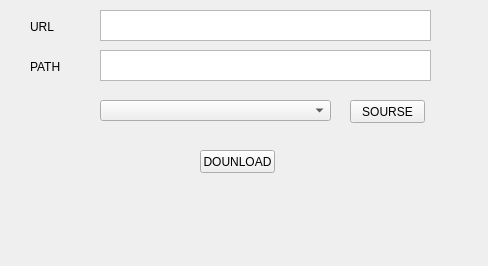
<?xml version="1.0" encoding="UTF-8"?>
<ui version="4.0">
 <class>MainWindow</class>
 <widget class="QMainWindow" name="MainWindow">
  <property name="geometry">
   <rect>
    <x>0</x>
    <y>0</y>
    <width>488</width>
    <height>266</height>
   </rect>
  </property>
  <property name="windowTitle">
   <string>MainWindow</string>
  </property>
  <widget class="QWidget" name="centralwidget">
   <widget class="QLabel" name="label">
    <property name="geometry">
     <rect>
      <x>30</x>
      <y>20</y>
      <width>47</width>
      <height>13</height>
     </rect>
    </property>
    <property name="minimumSize">
     <size>
      <width>47</width>
      <height>0</height>
     </size>
    </property>
    <property name="text">
     <string>URL</string>
    </property>
   </widget>
   <widget class="QLabel" name="label_2">
    <property name="geometry">
     <rect>
      <x>30</x>
      <y>60</y>
      <width>47</width>
      <height>13</height>
     </rect>
    </property>
    <property name="minimumSize">
     <size>
      <width>47</width>
      <height>0</height>
     </size>
    </property>
    <property name="text">
     <string>PATH</string>
    </property>
   </widget>
   <widget class="QPushButton" name="pushButton">
    <property name="geometry">
     <rect>
      <x>350</x>
      <y>100</y>
      <width>75</width>
      <height>23</height>
     </rect>
    </property>
    <property name="text">
     <string>SOURSE</string>
    </property>
   </widget>
   <widget class="QPushButton" name="pushButton_2">
    <property name="geometry">
     <rect>
      <x>200</x>
      <y>150</y>
      <width>75</width>
      <height>23</height>
     </rect>
    </property>
    <property name="text">
     <string>DOUNLOAD</string>
    </property>
   </widget>
   <widget class="QComboBox" name="comboBox">
    <property name="geometry">
     <rect>
      <x>100</x>
      <y>100</y>
      <width>231</width>
      <height>21</height>
     </rect>
    </property>
   </widget>
   <widget class="QPlainTextEdit" name="plainTextEdit">
    <property name="geometry">
     <rect>
      <x>100</x>
      <y>10</y>
      <width>331</width>
      <height>31</height>
     </rect>
    </property>
    <property name="minimumSize">
     <size>
      <width>331</width>
      <height>0</height>
     </size>
    </property>
   </widget>
   <widget class="QPlainTextEdit" name="plainTextEdit_2">
    <property name="geometry">
     <rect>
      <x>100</x>
      <y>50</y>
      <width>331</width>
      <height>31</height>
     </rect>
    </property>
    <property name="minimumSize">
     <size>
      <width>331</width>
      <height>0</height>
     </size>
    </property>
   </widget>
  </widget>
 </widget>
 <resources/>
 <connections/>
</ui>
